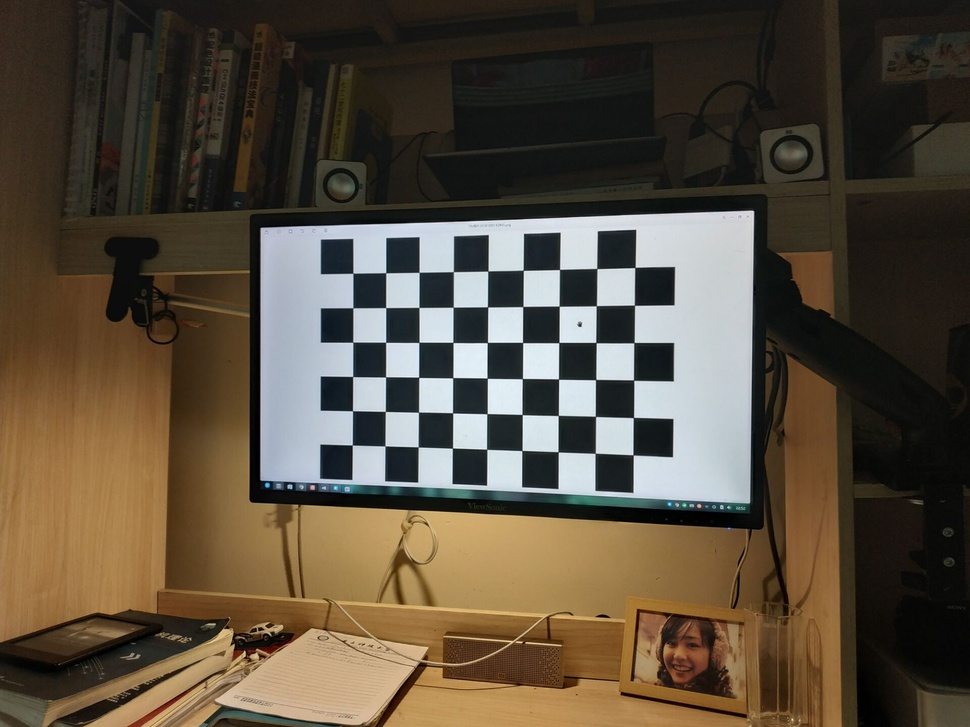
#> input picture Assignment-1/code/images/0.jpg, 970 x 727 px, shrunk from 1920 x 1440 before the run; its folder holds only this picture in this run
$ python CameraCalibration.py
#> lines starting #> are read from the running program, lines starting #| are printed output that depends on the picture; after the words box and inside, x2 and y2 are one past the last pixel; in counts of white or black regions, pixels touching at a corner belong together; long printed decimals are rounded
import cv2
import numpy as np
import glob
import os
import matplotlib.pyplot as plt

def filter_word(string, words):
    '''
    Return True if string contains the word from array words.
    '''
#> called with string = 'Assignment-1/code/images/0.jpg'
    for word in words:
        if word in string:
            return True
    return False

root = __file__[0:__file__.rfind(os.sep)]

# 首先找到棋盘格角点
criteria = (cv2.TERM_CRITERIA_EPS + cv2.TERM_CRITERIA_MAX_ITER, 30, 0.001)
w, h = 9, 6 # 棋盘大小

points = np.zeros((w * h, 3), np.float32)
points[:, :2] = np.mgrid[0:w, 0:h].T.reshape(-1, 2)

object_points = [] # 世界坐标系的三维点
img_points = [] # 平面中的二维点

images = glob.glob(root + '/images/*')

for filename in images:
    if filter_word(filename, ['with_corners']):
        continue
    image = cv2.imread(filename)
#> image is the input picture: shape (727, 970, 3); mean B, G, R 61.7, 77.1, 88.2
    gray = cv2.cvtColor(image, cv2.COLOR_BGR2GRAY)
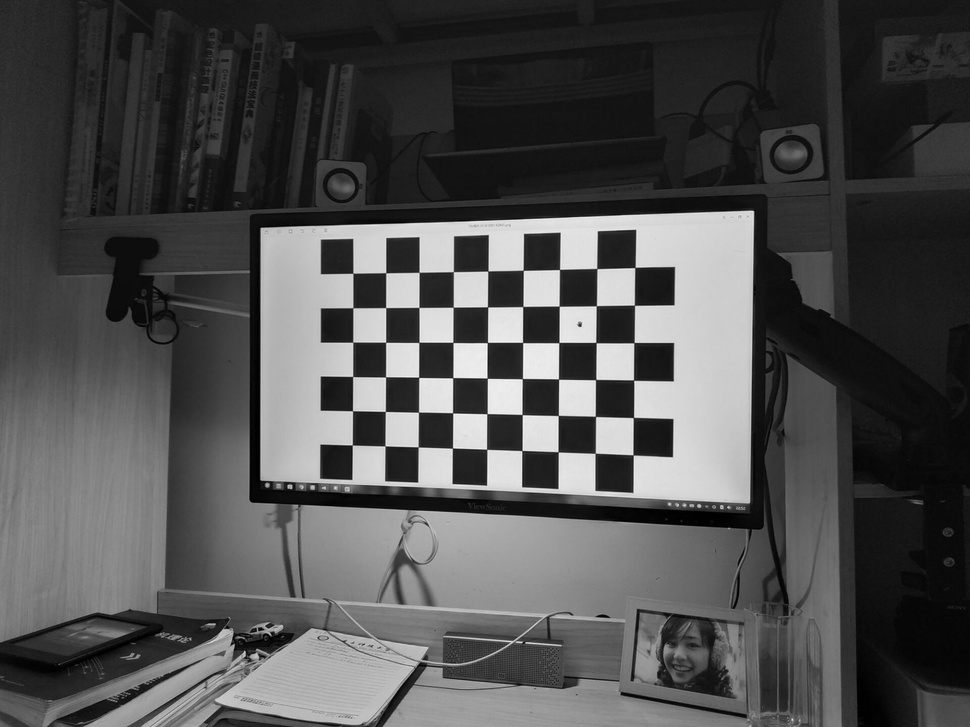
#> gray: shape (727, 970); min 0, max 254, mean 78.6
    # 搜索棋盘格点
    ret, corners = cv2.findChessboardCorners(gray, (w, h), None)
#> ret = True; corners = 54 rows, first 8: [352.8, 273.2], [385.7, 272.8], [419.1, 272.3], [453.4, 271.6], [487.8, 271.1], [523.3, 270.3], [559.5, 269.5], [596.8, 268.5]
    if ret is True:
        cv2.cornerSubPix(gray, corners, (11, 11), (-1, -1), criteria)
        object_points.append(points)
        img_points.append(corners)
        # 显示角点
        cv2.drawChessboardCorners(image, (w, h), corners, ret)
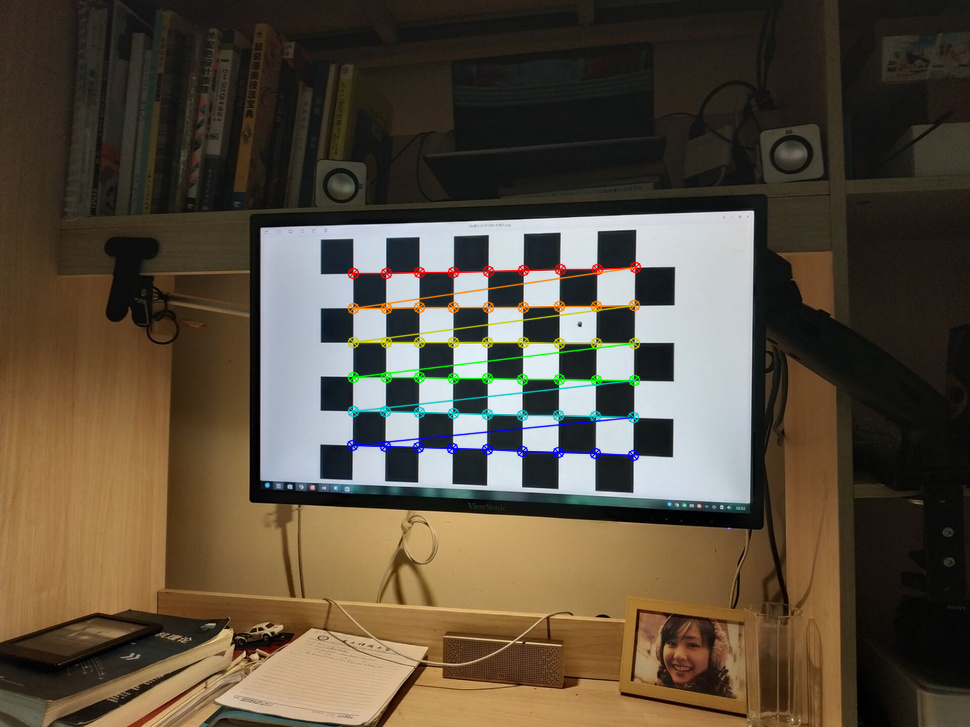
#> image: shape (727, 970, 3); 1.89% of pixels changed, all inside (x1, y1, x2, y2) = (346, 261, 642, 462)
        new_fileaname = filename.replace('.', '_') + '_with_corners.jpg'
        cv2.imwrite(new_fileaname, image)

# 开始相机标定
ret, mtx, dist, rvecs, tvecs = cv2.calibrateCamera(object_points, img_points, gray.shape[::-1], None, None)
#> ret = 0.0966; mtx = [[482.2, 0, 486.5], [0, 486.4, 361.7], [0, 0, 1]]; dist = [[0.106, -0.527, -0.000372, -0.00129, 1.71]]; rvecs = ([0.00955, 0.149, 0.00698],); tvecs = ([-3.92, -2.57, 14.25],)

for filename in glob.glob(root + '/test/*'):
    if filter_word(filename, ['undistorted']):
        continue
    # 去除畸变
    test_img = cv2.imread(filename)
    height, width = test_img.shape[:2]
    result = cv2.undistort(test_img, mtx, dist, None, mtx)
    cv2.imwrite(filename.replace('.', '_') + '_undistorted.jpg', result)

# 反投影误差
total_error = 0
errors = []
N = len(object_points)
#> N = 1
for i in range(N):
    img_points2, _ = cv2.projectPoints(object_points[i], rvecs[i], tvecs[i], mtx, dist)
    error = cv2.norm(img_points[i], img_points2, cv2.NORM_L2) / len(img_points2)
    total_error += error
    errors.append(error)
#> this loop made 1 pass
#> (error, total_error) on pass 1: (0.0131, 0.0131)
#> after the loop, errors = [0.0131]; total_error = 0.0131
mean_error = total_error / N
#> mean_error = 0.0131

print('Mean error: %f' % mean_error)
#| Mean error: 0.01315

# 绘制图表
plt.figure(figsize=(5, 3))
plt.bar(range(N), errors, width=0.4, color='black')
plt.savefig(root.replace('code', '') + 'doc/errors.pdf')
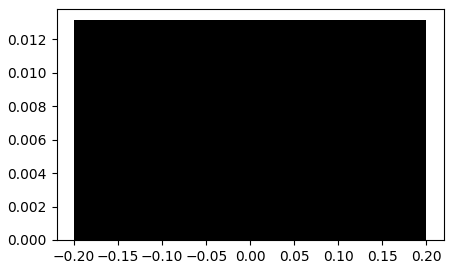
#> figure drawn by matplotlib, 1 panel

$ run again, on Assignment-1/code/images/2.jpg
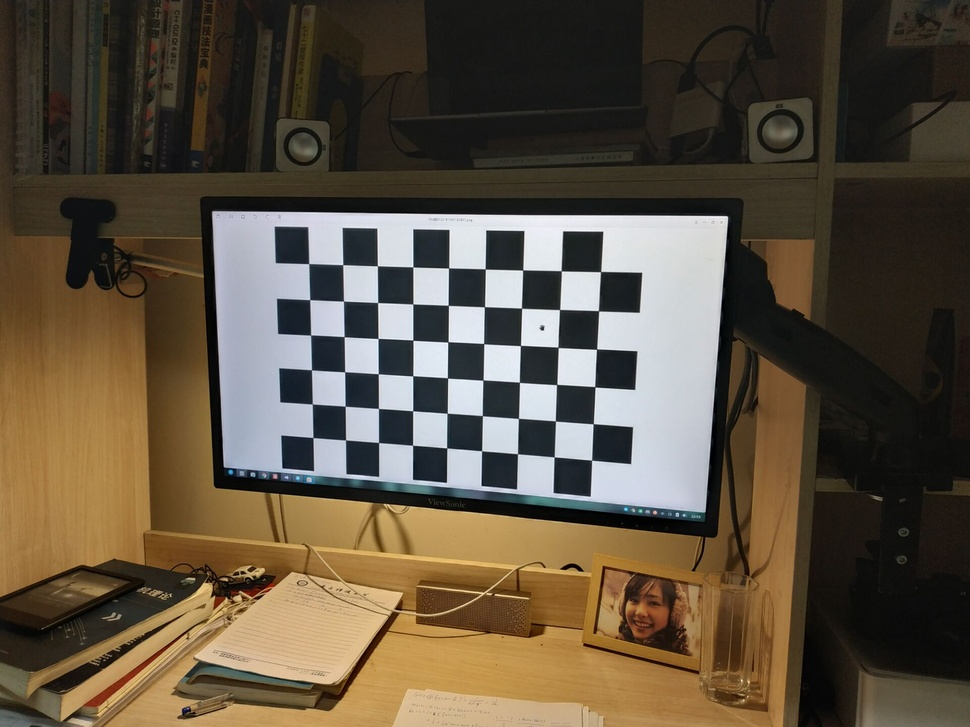
#> input picture Assignment-1/code/images/2.jpg, 970 x 727 px, shrunk from 1920 x 1440 before the run
#> image is the input picture: shape (727, 970, 3); mean B, G, R 64.4, 81.1, 92.9
#> `ret, corners = cv2.findChessboardCorners(gray, (w, h), None)`: ret = True; corners = 54 rows, first 8: [308.7, 263.6], [342.7, 264.6], [377.4, 265.8], [412.9, 266.9], [448.6, 268], [485.3, 268.9], [522.6, 270.1], [561.3, 270.8]
#> `cv2.drawChessboardCorners(image, (w, h), corners, ret)`:
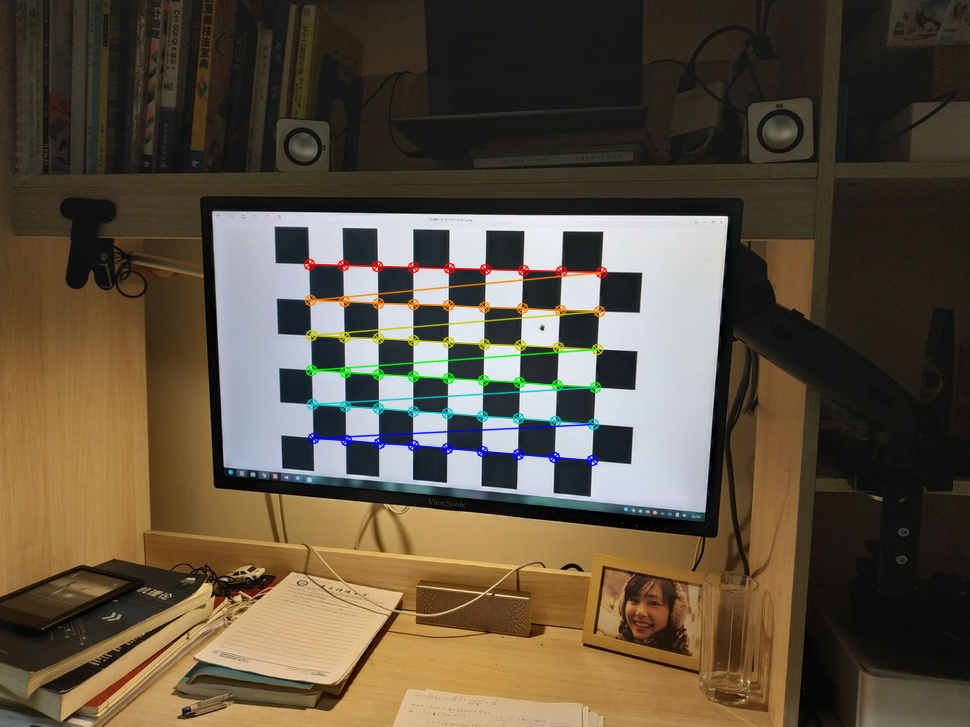
#> image: shape (727, 970, 3); 1.91% of pixels changed, all inside (x1, y1, x2, y2) = (303, 258, 608, 467)
#> `ret, mtx, dist, rvecs, tvecs = cv2.calibrateCamera(object_points, img_..`: ret = 0.0984; mtx = [[598.9, 0, 504.5], [0, 595.6, 351.3], [0, 0, 1]]; dist = [[0.0732, 0.536, -0.00261, 0.00308, -3.62]]; rvecs = ([0.143, 0.183, 0.0377],); tvecs = ([-5.42, -2.44, 16.72],)
#> N = 1
#> the loop `for i in range(N):` made 1 pass
#> (error, total_error) on pass 1: (0.0134, 0.0134)
#> after the loop `for i in range(N):`: errors = [0.0134]; total_error = 0.0134
#| Mean error: 0.01338
#> `plt.savefig(root.replace('code', '') + 'doc/errors.pdf')`:
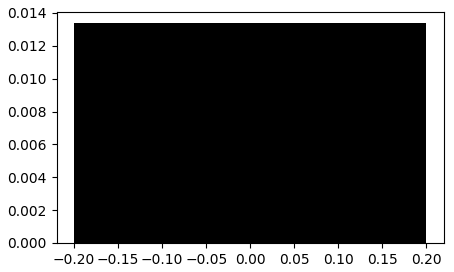
#> figure drawn by matplotlib, 1 panel

$ run again, on Assignment-1/code/images/3.jpg
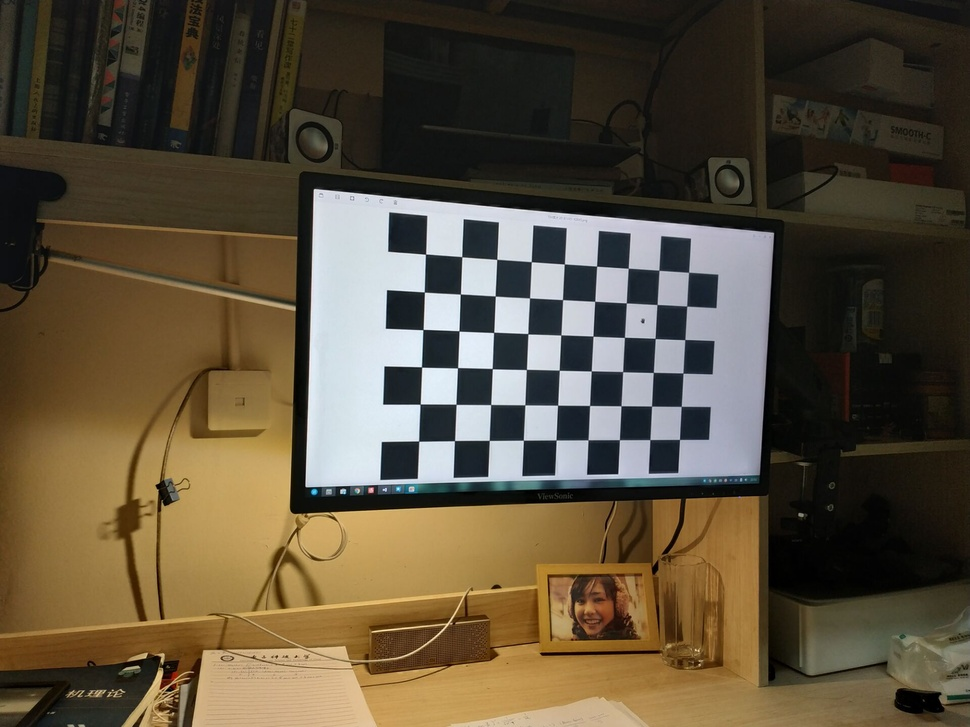
#> input picture Assignment-1/code/images/3.jpg, 970 x 727 px, shrunk from 1920 x 1440 before the run
#> image is the input picture: shape (727, 970, 3); mean B, G, R 60.1, 79.5, 90.8
#> `gray = cv2.cvtColor(image, cv2.COLOR_BGR2GRAY)`:
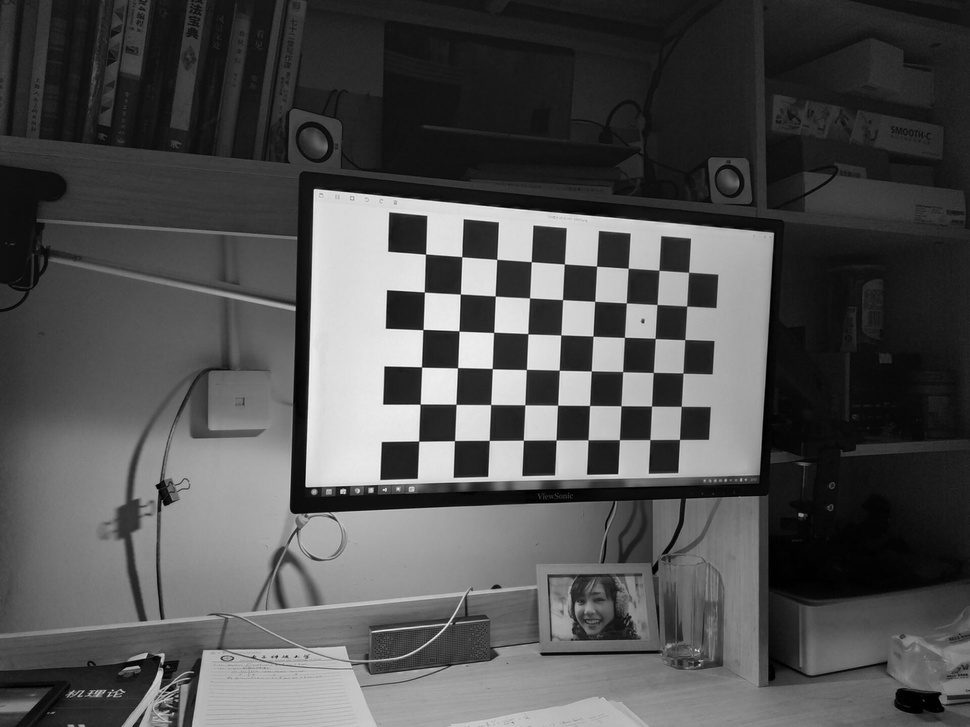
#> gray: shape (727, 970); min 0, max 252, mean 80.6
#> `ret, corners = cv2.findChessboardCorners(gray, (w, h), None)`: ret = True; corners = 54 rows, first 8: [425.5, 254.1], [461.7, 256.7], [496.7, 259.4], [531.3, 261.7], [564.4, 263.9], [596.6, 266.2], [628.3, 268.3], [658.9, 270.3]
#> image: shape (727, 970, 3); 1.81% of pixels changed, all inside (x1, y1, x2, y2) = (413, 248, 696, 448)
#> `ret, mtx, dist, rvecs, tvecs = cv2.calibrateCamera(object_points, img_..`: ret = 0.107; mtx = [[705.1, 0, 452.1], [0, 697, 366.4], [0, 0, 1]]; dist = [[0.0853, 0.466, -0.00074, -0.00156, -4.22]]; rvecs = ([0.0508, -0.296, 0.0314],); tvecs = ([-0.696, -2.98, 18.56],)
#> N = 1
#> the loop `for i in range(N):` made 1 pass
#> (error, total_error) on pass 1: (0.0146, 0.0146)
#> after the loop `for i in range(N):`: errors = [0.0146]; total_error = 0.0146
#| Mean error: 0.0146
#> `plt.savefig(root.replace('code', '') + 'doc/errors.pdf')`:
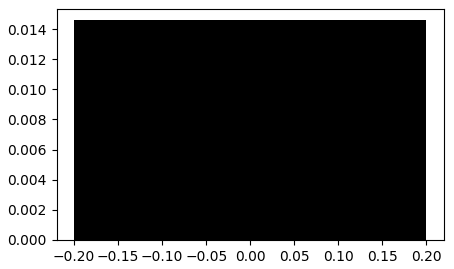
#> figure drawn by matplotlib, 1 panel
